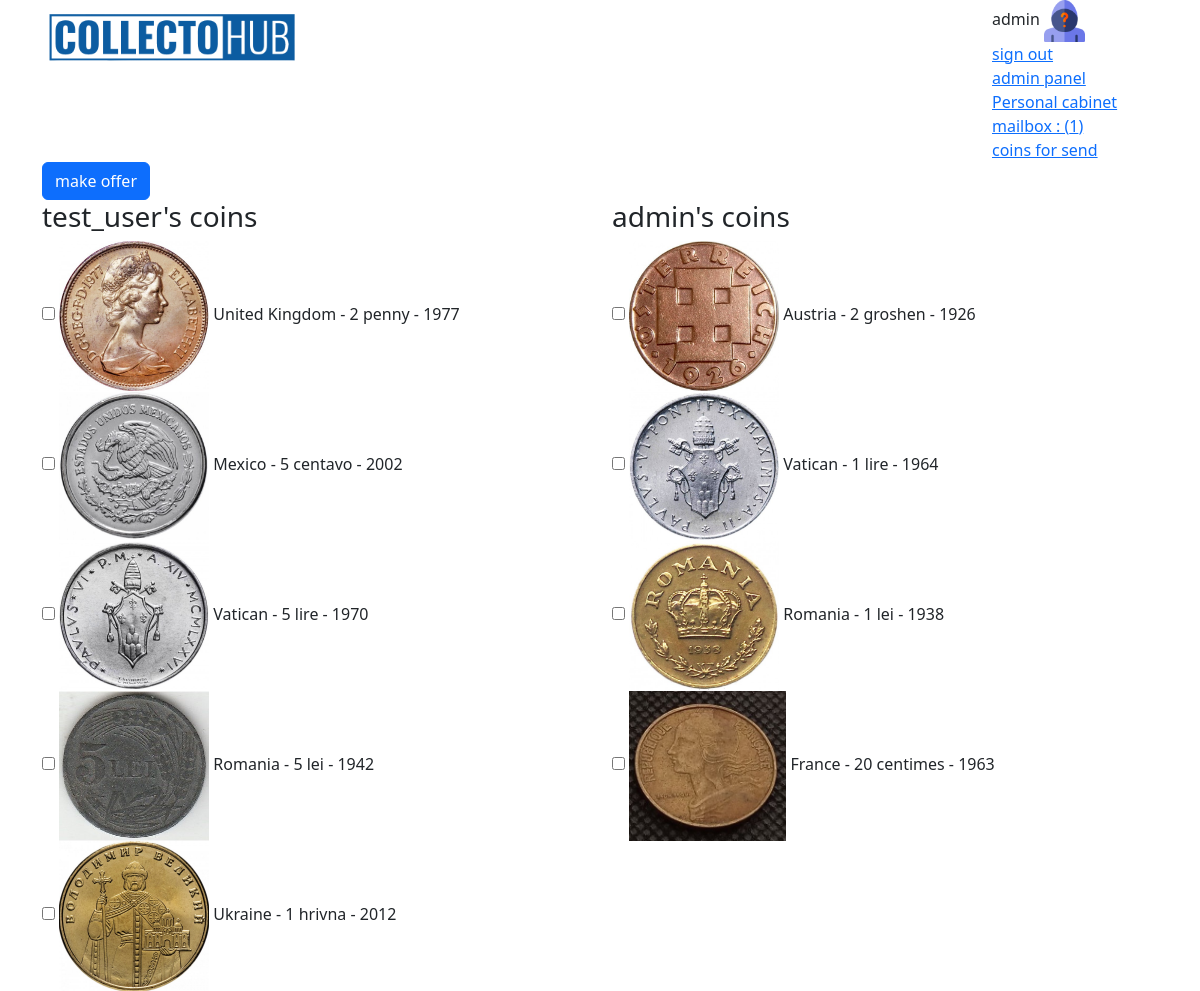
The page /multi/offer/4/ (signed in) on the database as committed earlier.
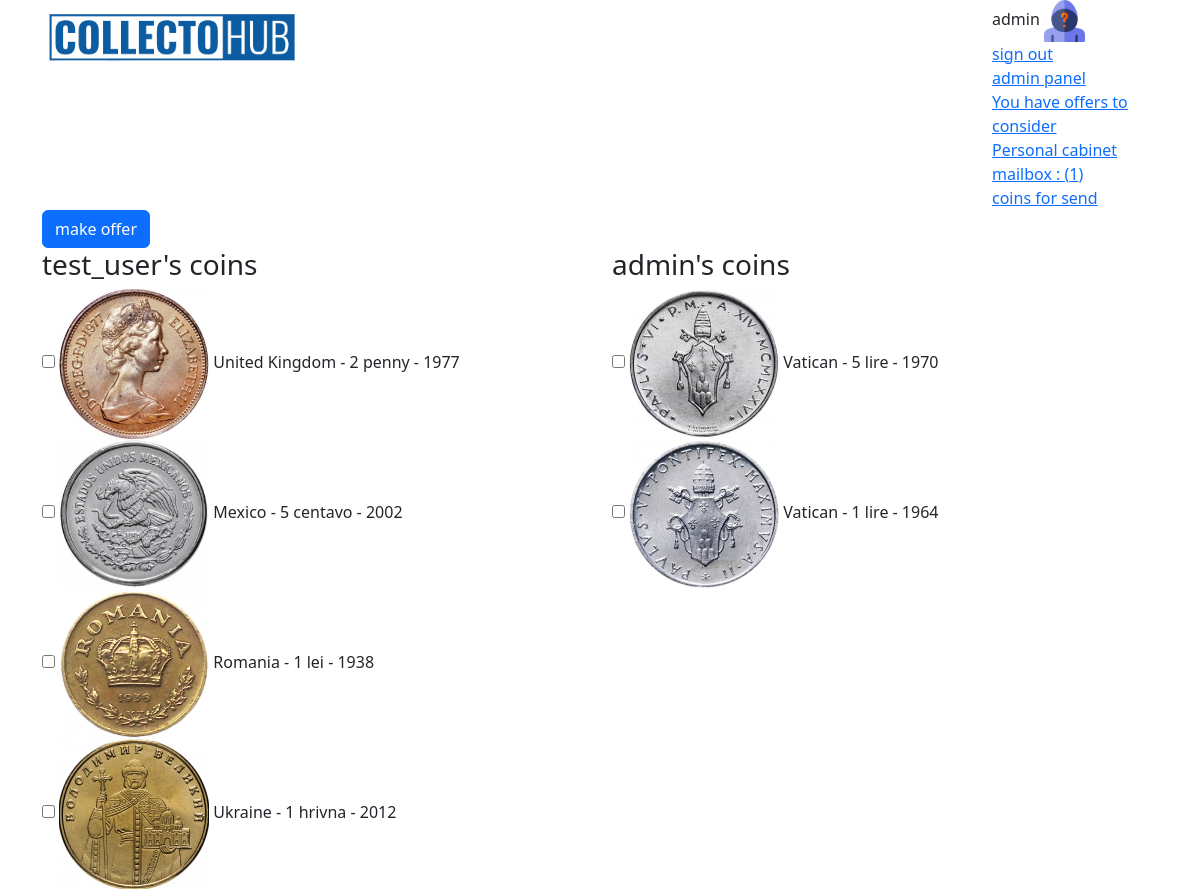
The same page on the database as committed later.
### coins/models.py (models this page shows, shortened)
class Coin(models.Model):
    img_front = models.ImageField(upload_to='products_image', blank=True)
    img_back = models.ImageField(upload_to='products_image', blank=True)
    img_add_1 = models.ImageField(upload_to='products_image', blank=True)
    img_add_2 = models.ImageField(upload_to='products_image', blank=True)
    country = models.ForeignKey(Country, on_delete=models.CASCADE, related_name='coins')  # Reference to Country
    denomination = models.CharField(max_length=150)  # Denomination
    year = models.IntegerField()  # Year
    material = models.CharField(max_length=15, blank=True, choices=material_choices)  # Material
    safety = models.CharField(max_length=2, blank=True, choices=safety_choices)  # Optional field for admin use
    weight = models.FloatField(blank=True, null=True)  # Weight
    diameter = models.FloatField(blank=True, null=True)  # Diameter
    thickness = models.FloatField(blank=True, null=True)  # Thickness
    circulation = models.IntegerField(blank=True, null=True)  # Circulation
    owner = models.ForeignKey(User, on_delete=models.CASCADE, related_name='coins')
    box = models.ForeignKey('Box', on_delete=models.SET_NULL, blank=True, null=True, related_name='coins')
    status = models.CharField(max_length=1, choices=status_choices_coin, default='a')
    class Meta:
        verbose_name = 'Coin'
        verbose_name_plural = 'Coins'
    def __str__(self):
        return f'{self.country.name} - {self.denomination} - {self.year}'

class Country(models.Model):
    name = models.CharField(max_length=150, unique=True)
    continent = models.ForeignKey(Continent, on_delete=models.CASCADE, related_name="countries")
    class Meta:
        verbose_name = "Country"
        verbose_name_plural = "Countries"

### coins/views.py (the view)
# urls.py: path('multi/offer/<int:pk>/', views.multi_offer_view, name='multi-offer'),
def multi_offer_view(request, pk):
    recipient = User.objects.get(id=pk)
    author = request.user
    context = {
        'recipient': recipient,
    }
    return render(
        request=request,
        template_name='coins/multi_offer.html',
        context=context
    )

### coins/models.py (called while the page is built)
    def has_multi_offers_under_consideration(self):
        offers = MultiOffer.objects.filter(responder=self.user, status='c')
        return offers.exists()

    def active_coins(self):
        return self.user.coins.filter(status='a')

    def unread_messages_count(self):
        return self.user.received_messages.filter(is_read=False).count()

### coins/templates/coins/multi_offer.html (shortened to what this page needs)
{% extends 'coins/base.html' %}
{% block content %}
<form action="{% url 'coins:create-multi-offer' %}" method="post">
    <input type="submit" value="make offer" class="btn btn-primary">
    <div class="row">
    <div class="col-6">
        <h3>{{ recipient}}'s coins</h3>
            {% for coin in recipient.profile.active_coins %}
                <div>
                    <input type="checkbox" name="coins_to_get_ids" value="{{ coin.id }}">
                    <img src="{{ coin.img_front.url }}" height="150" alt="">
                    {{ coin }}
                </div>
            {% endfor %}
    </div>
    <div class="col-6">
        <h3>{{ user }}'s coins</h3>
            {% for coin in user.profile.active_coins %}
                <div>
                    <input type="checkbox" name="coins_to_give_ids" value="{{ coin.id }}">
                    <img src="{{ coin.img_front.url }}" height="150" alt="">
                    {{ coin }}
                </div>
            {% endfor %}
        </div>
    </div>
</form>
{% endblock %}

### coins/templates/coins/base.html (shortened to what this page needs)
<!DOCTYPE html>
{% load static %}
<html lang="en">
  <head>
    <link
      href="https://cdn.jsdelivr.net/npm/bootstrap@5.3.3/dist/css/bootstrap.min.css"
      rel="stylesheet"
    />
    <link
      rel="stylesheet"
      href="https://cdnjs.cloudflare.com/ajax/libs/font-awesome/6.6.0/css/all.min.css"
    />
  </head>
  <body>
    <div class="container">
      <div class="row justify-content-between">
        <div class="col-3">
          <a href="{% url 'coins:index'%}">
            <img
              class="w-100"
              src="{% static 'coins/img/coins.png' %}"
              alt="logo"
            />
          </a>
        </div>
        <div class="col-2">
          {% if user.is_authenticated %} {{ user }}
          <img class="w-25" src="{{ user.profile.user_pic.url }}" alt="logo" />
          <br />
          <a href="{% url 'coins:sign-out' %}"> sign out </a>
          {% if user.is_staff %}
          <br />
          <a href="/admin/" target="_blank"> admin panel </a>
          {% endif %}
          {% if user.profile.has_multi_offers_under_consideration %}
          <br />
          <a href="{% url 'coins:user-offers' %}">
            You have offers to consider
          </a>
          {% endif %}
          <br>
          <a href="{% url 'coins:user-cabinet' pk=user.id %}">Personal cabinet</a>
          <br>
            <a href="{% url 'coins:user-mail-box' pk=user.id %}">
              mailbox
              {% if user.profile.unread_messages_count %}
              : ({{ user.profile.unread_messages_count }})
              {% endif %}
            </a>
          {% if user.is_superuser %}
          <div>
              <a href="{% url 'coins:coins-to-send' %}">
                  coins for send
              </a>
          </div>
          {% endif %}
          {% endif %}
        </div>
      </div>
      {% block content %}{% endblock %}
    </div>
  </body>
</html>

Rows that differ between the two databases and show on the page:
no longer on this page (row edited): Coin: img_front (picture), country+denomination+year "Romania - 5 lei - 1942", shown under "test_user's coins"
no longer on this page (row edited): Coin: img_front (picture), country+denomination+year "Austria - 2 groshen - 1926", shown under "admin's coins"
removed Coin: img_front (picture), country+denomination+year "France - 20 centimes - 1963", shown under "admin's coins"
changed Coin "Romania - 1 lei - 1938": moves from the list under "admin's coins" to the list under "test_user's coins"
changed Coin "Vatican - 5 lire - 1970": moves from the list under "test_user's coins" to the list under "admin's coins"
Other text that changed with them:
text now shown: "You have offers to consider"
